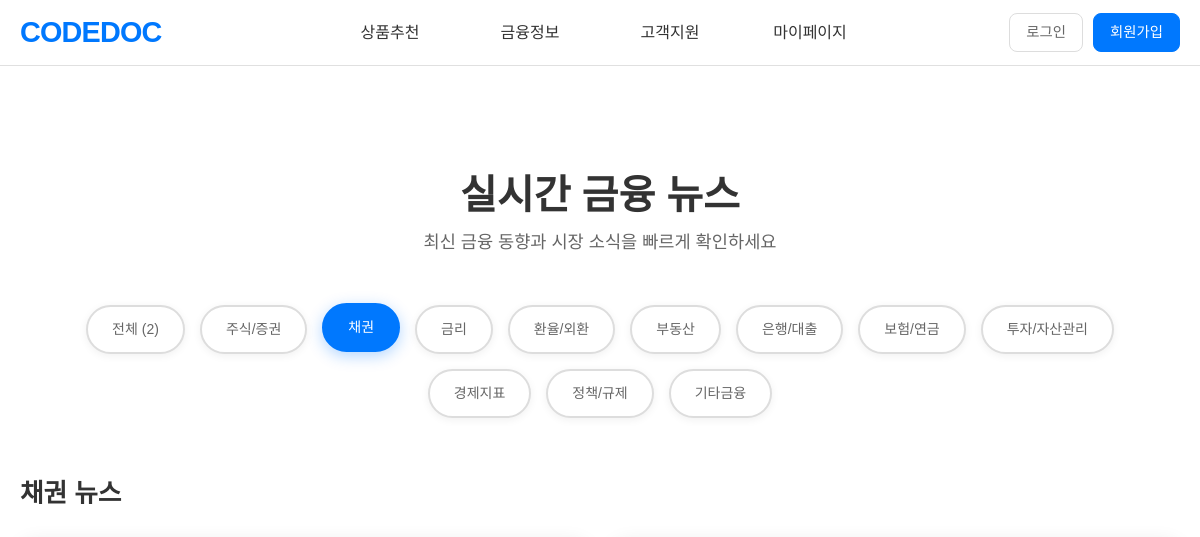
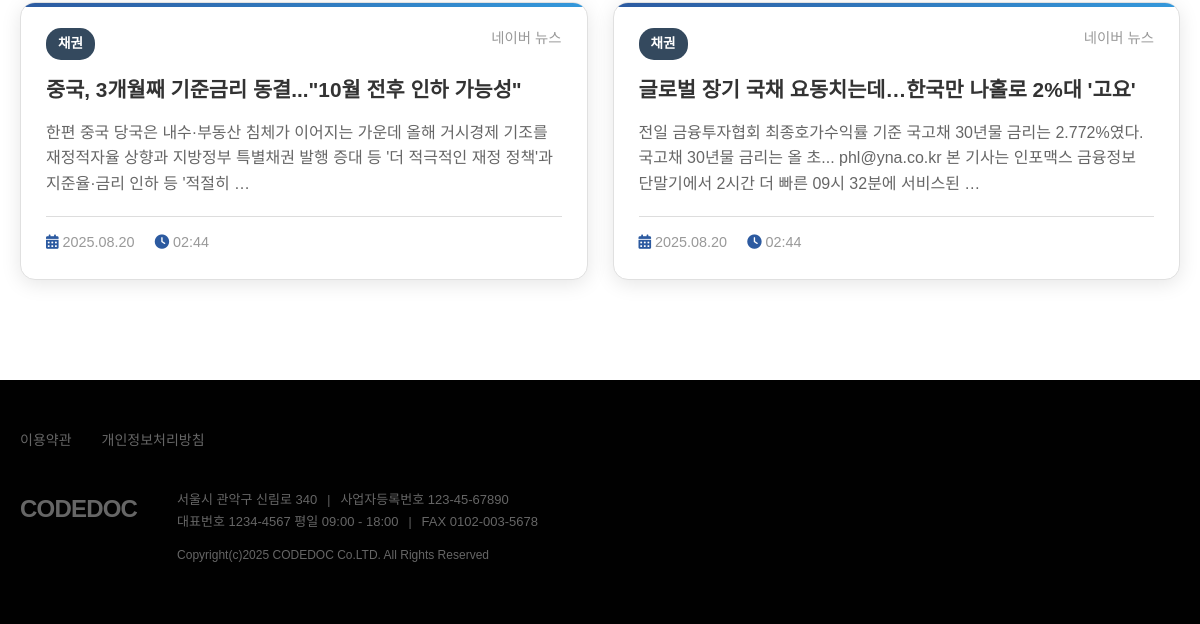
The page /news/?category=채권 on the database as committed earlier (2 pictures, top to bottom).
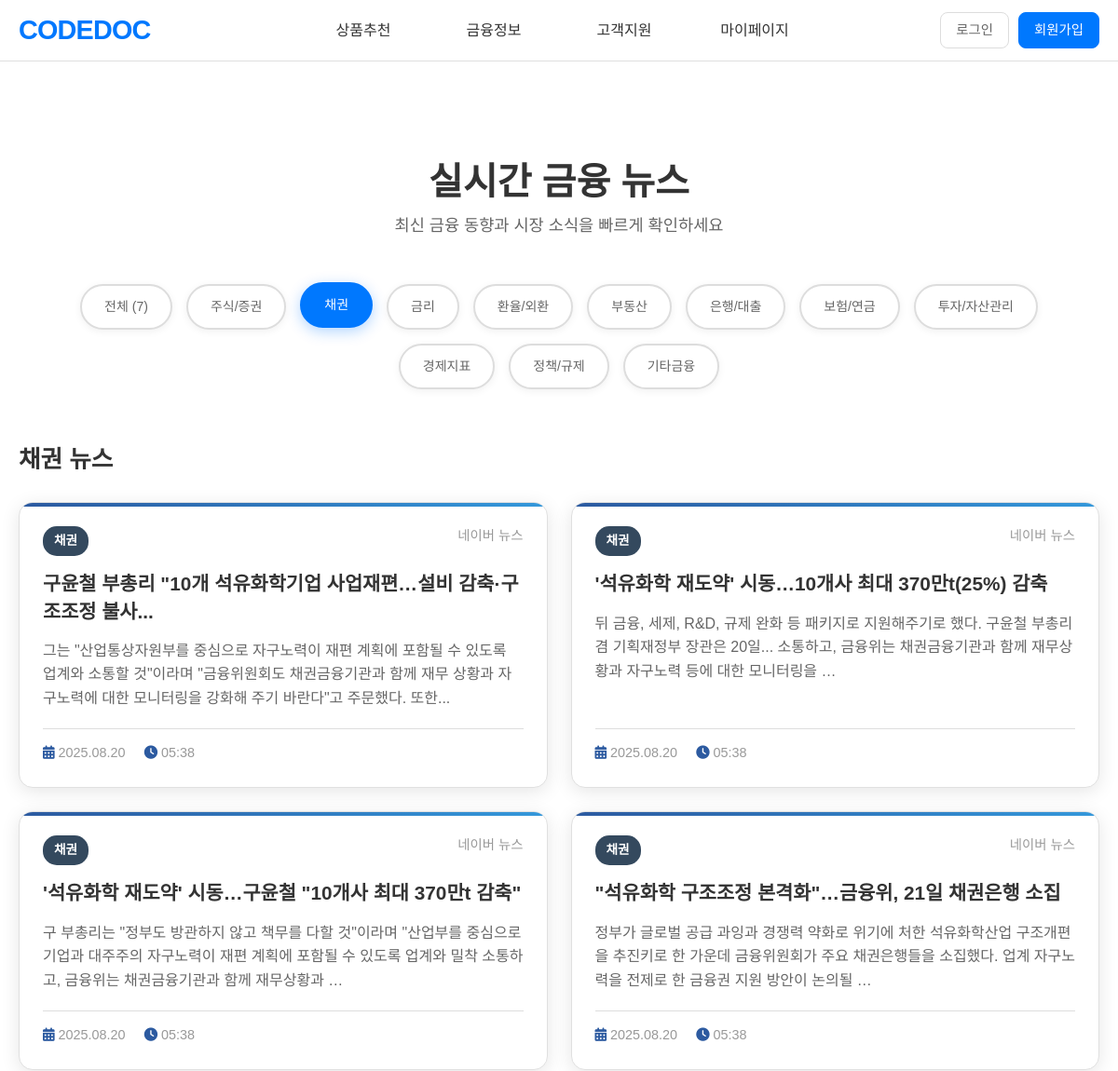
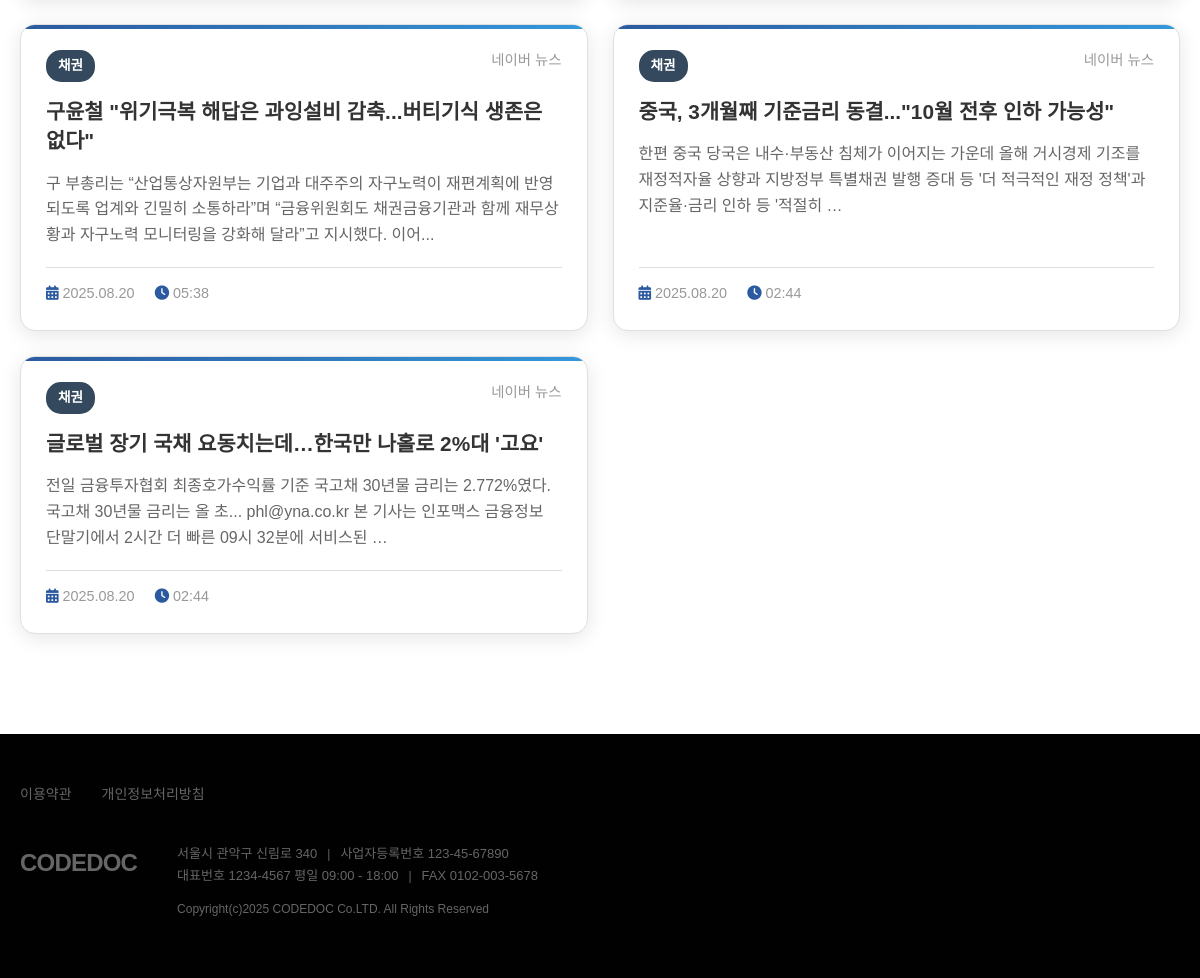
The same page on the database as committed later (2 pictures, top to bottom).
### news/models.py (models this page shows, shortened)
class News(models.Model):
    CATEGORY_CHOICES = [
        ('주식/증권', '주식/증권'),
        ('채권', '채권'),
        ('금리', '금리'),
        ('환율/외환', '환율/외환'),
        ('부동산', '부동산'),
        ('은행/대출', '은행/대출'),
        ('보험/연금', '보험/연금'),
        ('투자/자산관리', '투자/자산관리'),
        ('경제지표', '경제지표'),
        ('정책/규제', '정책/규제'),
        ('기타금융', '기타금융'),
    ]
    title = models.CharField(max_length=500)
    description = models.TextField()
    link = models.URLField(max_length=1000)
    category = models.CharField(max_length=50, choices=CATEGORY_CHOICES, default='기타금융')
    source = models.CharField(max_length=100, default='네이버 뉴스')
    pub_date = models.CharField(max_length=20)  # 원본 날짜 형식 저장
    collected_time = models.DateTimeField(default=timezone.now)
    class Meta:
        ordering = ['-collected_time']
        unique_together = ['title', 'link']  # 중복 방지

### news/views.py (the view)
# urls.py: path('', views.news_list, name='news_list'),
def news_list(request):
    category = request.GET.get('category', '')
    news_queryset = News.objects.all()
    if category and category != 'all':
        news_queryset = news_queryset.filter(category=category)
    paginator = Paginator(news_queryset, 20)  # 페이지당 20개
    page_number = request.GET.get('page')
    page_obj = paginator.get_page(page_number)
    categories = News.CATEGORY_CHOICES
    context = {
        'page_obj': page_obj,
        'categories': categories,
        'current_category': category,
        'total_count': news_queryset.count()
    }
    return render(request, 'news/news_list.html', context)

### news/templates/news/news_list.html (shortened to what this page needs)
{% extends 'base.html' %}
{% load static %}
{% block extra_css %}
<link href="https://cdn.jsdelivr.net/npm/bootstrap@5.1.3/dist/css/bootstrap.min.css" rel="stylesheet">
<link rel="stylesheet" href="{% static 'news/css/news_list.css' %}">
<link href="https://cdnjs.cloudflare.com/ajax/libs/font-awesome/6.0.0/css/all.min.css" rel="stylesheet">
{% endblock %}
{% block content %}
<div class="container">
    <div class="page-header">
        <h1 class="page-title">
            실시간 금융 뉴스
        </h1>
        <p class="page-subtitle">최신 금융 동향과 시장 소식을 빠르게 확인하세요</p>
    </div>
    <div class="filter-tabs">
        <a href="?category=all" class="filter-btn {% if not current_category or current_category == 'all' %}active{% endif %}">
            전체 ({{ total_count }})
        </a>
        {% for category_code, category_name in categories %}
            <a href="?category={{ category_code }}" class="filter-btn {% if current_category == category_code %}active{% endif %}">
                {{ category_name }}
            </a>
        {% endfor %}
    </div>
    <div class="news-section">
        {% if current_category and current_category != 'all' %}
            {% for category_code, category_name in categories %}
                {% if category_code == current_category %}
                    <h2 class="section-title">{{ category_name }} 뉴스</h2>
                {% endif %}
            {% endfor %}
        {% else %}
            <h2 class="section-title">전체 뉴스 {{ total_count }}개</h2>
        {% endif %}
        <div class="news-grid">
            {% for news in page_obj %}
                <div class="news-card">
                    <div class="news-header">
                        <span class="category-badge">{{ news.category }}</span>
                        <span class="news-source">{{ news.source }}</span>
                    </div>
                    <h3 class="news-title">
                        <a href="{{ news.link }}" target="_blank">
                            {{ news.title }}
                        </a>
                    </h3>
                    <p class="news-description">{{ news.description|truncatewords:25 }}</p>
                    <div class="news-meta">
                        <span>
                            <i class="fas fa-calendar-alt"></i>
                            {{ news.pub_date }}
                        </span>
                        <span>
                            <i class="fas fa-clock"></i>
                            {{ news.collected_time|date:"H:i" }}
                        </span>
                    </div>
                </div>
            {% empty %}
                <div class="empty-state">
                    <i class="fas fa-newspaper"></i>
                    <h3>뉴스가 없습니다</h3>
                    <p>새로고침 버튼을 눌러 최신 뉴스를 가져와보세요.</p>
                </div>
            {% endfor %}
        </div>
    </div>
</div>
{% endblock %}

### codedocweb/templates/base.html (shortened to what this page needs)
<!DOCTYPE html>
<html lang="en">
<head>
  <link href="https://cdn.jsdelivr.net/gh/moonspam/NanumSquare@2.0/nanumsquare.css" rel="stylesheet">
  <link rel="stylesheet" href="https://cdn.jsdelivr.net/npm/bootstrap-icons@1.11.1/font/bootstrap-icons.css">
  {% load static %}
  <link href="{% static 'css/ex.css' %}" rel="stylesheet">
  <link href="{% static 'css/style.css' %}" rel="stylesheet">
  {% block extra_css %}{% endblock %}
</head>
<body>
  {% include "header.html" %}
    {% block content %}
    {% endblock %}
  {% include "footer.html" with year=2025 %}
</body>
</html>

### codedocweb/templates/header.html (shortened to what this page needs)
{% load static %}
<link rel="stylesheet" href="{% static 'css/ex.css' %}">
<nav class="meritz-nav">
    <div class="nav-container">
        <div class="nav-logo">
            <a href="/">
                <span class="logo-red">CODEDOC</span>
            </a>
        </div>
        <ul class="nav-menu">
            <li class="nav-item">
                <a href="{% url 'product_recommendation:product_list' %}" class="nav-link">상품추천</a>
            </li>
            <li class="nav-item">
                <a href="#" class="nav-link">금융정보</a>
            </li>
            <li class="nav-item">
                <a href="{% url 'customer_support:notice_list' %}" class="nav-link">고객지원</a>
            </li>
            <li class="nav-item">
                <a href="#" class="nav-link">마이페이지</a>
            </li>
        </ul>
        <div class="nav-buttons">
            <a href="#" class="nav-login-btn">로그인</a>
            <a href="#" class="signup-btn">회원가입</a>
        </div>
    </div>
</nav>

### codedocweb/templates/footer.html
{% load static %}
<footer>
    <div class="footer-container">
        <div class="footer-nav">
            <a href="#" class="footer-link">이용약관</a>
            <a href="#" class="footer-link">개인정보처리방침</a>
        </div>
        <div class="footer-content">
            <div class="company-logo">
                <span class="logo-text">CODEDOC</span>
            </div>
            <div class="company-info">
                <div class="address-info">
                    <span>서울시 관악구 신림로 340</span>
                    <span class="footer-separator">|</span>
                    <span>사업자등록번호 123-45-67890</span>
                </div>
                <div class="contact-info">
                    <span>대표번호 1234-4567 평일 09:00 - 18:00</span>
                    <span class="footer-separator">|</span>
                    <span>FAX 0102-003-5678</span>
                </div>
                <div class="new-copyright">
                    Copyright(c){{ year|default:"2024" }} CODEDOC Co.LTD. All Rights Reserved
                </div>
            </div>
        </div>
    </div>
</footer>

### codedocweb/static/css/ex.css (style rules this page uses)
:root { --primary-color: #0078FE; --primary-hover: #0056b3; --text-primary: #333; --text-secondary: #666; --text-muted: #999; --bg-primary: #fff; --bg-secondary: #f8f9fa; --bg-light: #e9ecef; --border-primary: #e0e0e0; --border-light: #ddd; --border-radius-small: 8px; --border-radius-normal: 15px; --border-radius-large: 25px; --container-width: 1200px; --nav-height: 65px; --box-shadow: 0 4px 20px rgba(0,0,0,0.1); }
* { margin: 0; padding: 0; box-sizing: border-box; }
html, body { font-family: 'NanumSquare', sans-serif; }
.nav-container { max-width: 1200px; margin: 0 auto; display: flex; justify-content: space-between; align-items: center; padding: 0 20px; height: 65px; position: relative; }
.meritz-nav { background: var(--bg-primary); position: relative; border-bottom: 1px solid var(--border-primary); }
.nav-logo a { text-decoration: none; }
.logo-red { font-size: 1.8rem; font-weight: 900; letter-spacing: -0.05rem; color: var(--primary-color); text-decoration: none; }
.nav-menu { display: flex; list-style: none; margin: 0; padding: 0; gap: 0; position: absolute; left: 50%; transform: translateX(-50%); width: 560px; }
.nav-item { position: relative; width: 140px; text-align: center; flex-shrink: 0; }
.nav-link { display: block; padding: 23px 0; color: var(--text-primary); text-decoration: none; font-size: 1rem; font-weight: 500; transition: all 0.3s; position: relative; width: 100%; }
.nav-buttons { display: flex; gap: 10px; align-items: center; z-index: 10; }
.nav-login-btn, .signup-btn { padding: 8px 16px; text-decoration: none; font-size: 0.9rem; font-weight: 500; border-radius: var(--border-radius-small); transition: all 0.3s; }
.nav-login-btn { color: var(--text-secondary); background: transparent; border: 1px solid var(--border-light); }
.signup-btn { color: var(--bg-primary); background: var(--primary-color); border: 1px solid var(--primary-color); }
footer { background-color: #010101; color: var(--text-secondary); padding: 50px 0 60px; font-family: 'NanumSquare', sans-serif; min-height: 150px; overflow: visible; position: relative; width: 100%; }
.footer-container { width: 1200px; margin: 0 auto; padding: 0 20px; }
.footer-nav { display: flex; gap: 30px; margin-bottom: 20px; padding-bottom: 20px; }
.footer-link { color: var(--text-secondary); text-decoration: none; font-size: 14px; font-weight: 500; transition: color 0.3s ease; }
.footer-content { display: flex; align-items: flex-start; gap: 40px; }
.company-logo { flex-shrink: 0; }
.logo-text { font-size: 24px; letter-spacing: -0.05rem; font-weight: 900; color: var(--text-secondary); }
.company-info { flex: 1; }
.address-info, .contact-info { display: flex; align-items: center; gap: 10px; margin-bottom: 4px; font-size: 13px; color: var(--text-secondary); line-height: 1.4; }
.footer-separator { color: var(--text-secondary); font-size: 12px; }
.new-copyright { font-size: 12px; color: var(--text-secondary); margin-top: 15px; font-weight: 400; }

### home/static/css/style.css (style rules this page uses)
:root { --primary-color: #0078FE; --primary-hover: #0056b3; --text-primary: #333; --text-secondary: #666; --text-muted: #999; --bg-primary: #fff; --bg-secondary: #f8f9fa; --bg-light: #e9ecef; --border-primary: #e0e0e0; --border-light: #ddd; --border-radius-small: 8px; --border-radius-normal: 15px; --border-radius-large: 25px; --container-width: 1200px; --nav-height: 65px; --box-shadow: 0 4px 20px rgba(0,0,0,0.1); }
* { margin: 0; padding: 0; box-sizing: border-box; }
html, body { font-family: 'NanumSquare', sans-serif; }

### codedocweb/templates/base.html (style rules this page uses)
body { position: relative; }

Rows that differ between the two databases and show on the page:
added News: category "채권", source "네이버 뉴스", title "구윤철 부총리 \"10개 석유화학기업 사업재편…설비 감축·구조조정 불사...", description "그는 \"산업통상자원부를 중심으로 자구노력이 재편 계획에 포함될 수 있도록 업계와 소통할 것\"이라며 \"금융위원회도 채권금융기관과 함께 재무 상황과 자구노력에 대한 모니터링을 강화해 주기 바란다\"고 주문했다. 또한...", pub_date "2025.08.20", collected_time "05:38"
added News: category "채권", source "네이버 뉴스", title "'석유화학 재도약' 시동…10개사 최대 370만t(25%) 감축", description "뒤 금융, 세제, R&D, 규제 완화 등 패키지로 지원해주기로 했다. 구윤철 부총리 겸 기획재정부 장관은 20일... 소통하고, 금융위는 채권금융기관과 함께 재무상황과 자구노력 등에 대한 모니터링을 …", pub_date "2025.08.20", collected_time "05:38"
added News: category "채권", source "네이버 뉴스", title "'석유화학 재도약' 시동…구윤철 \"10개사 최대 370만t 감축\"", description "구 부총리는 \"정부도 방관하지 않고 책무를 다할 것\"이라며 \"산업부를 중심으로 기업과 대주주의 자구노력이 재편 계획에 포함될 수 있도록 업계와 밀착 소통하고, 금융위는 채권금융기관과 함께 재무상황과 …", pub_date "2025.08.20", collected_time "05:38"
added News: category "채권", source "네이버 뉴스", title "\"석유화학 구조조정 본격화\"…금융위, 21일 채권은행 소집", description "정부가 글로벌 공급 과잉과 경쟁력 약화로 위기에 처한 석유화학산업 구조개편을 추진키로 한 가운데 금융위원회가 주요 채권은행들을 소집했다. 업계 자구노력을 전제로 한 금융권 지원 방안이 논의될 …", pub_date "2025.08.20", collected_time "05:38"
added News: category "채권", source "네이버 뉴스", title "구윤철 \"위기극복 해답은 과잉설비 감축...버티기식 생존은 없다\"", description "구 부총리는 “산업통상자원부는 기업과 대주주의 자구노력이 재편계획에 반영되도록 업계와 긴밀히 소통하라”며 “금융위원회도 채권금융기관과 함께 재무상황과 자구노력 모니터링을 강화해 달라”고 지시했다. 이어...", pub_date "2025.08.20", collected_time "05:38"
Other text that changed with them:
{{ total_count }}: "2" → "7"
